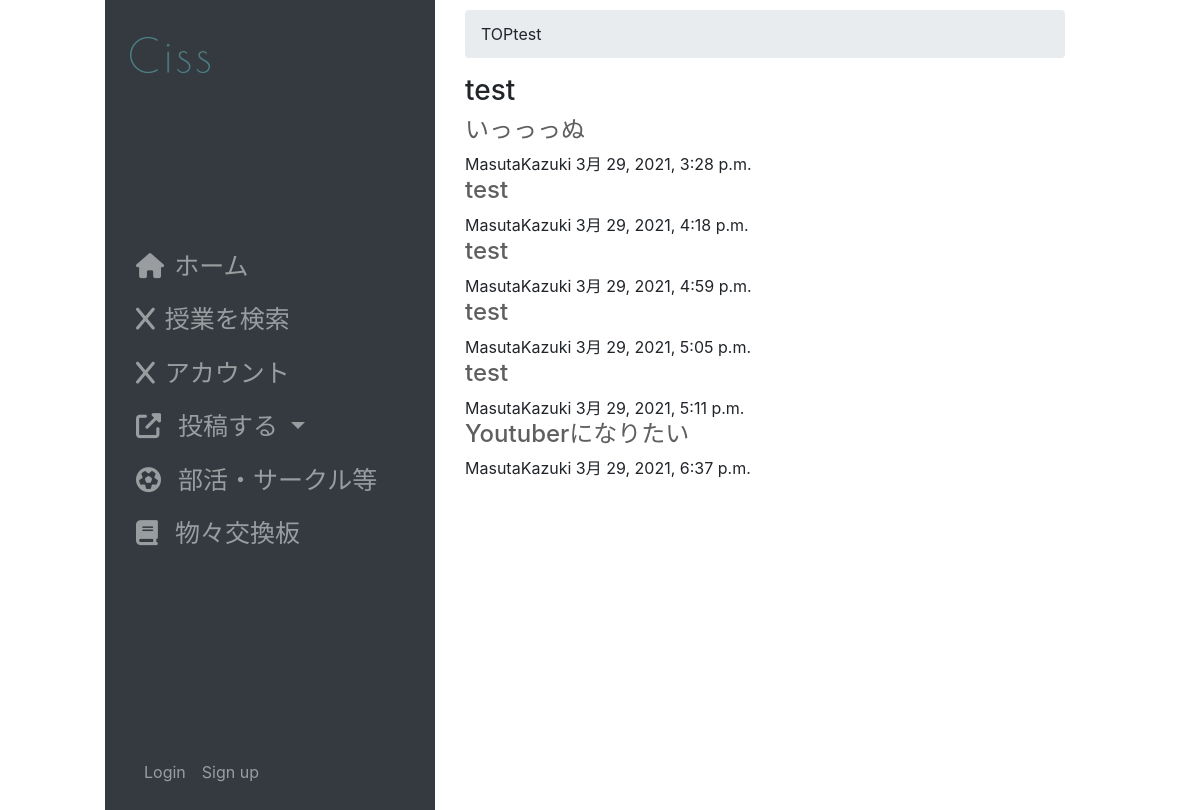
/club/category/test/, run on the app's committed database.
### club/models.py (models this page shows, shortened)
class Category(models.Model):
    name = models.CharField(
        'カテゴリー名',
        max_length=50,
    )
    url_code = models.CharField(
        'URLコード',
        max_length=50,
        null=True,
        blank=False,
        unique=True,
    )
    sort=models.IntegerField(
        verbose_name='ソート',
        default=0,
    )
    objects = CategoryManager

class Topic2(models.Model):
    user_name = models.ForeignKey(
        User,
        on_delete=models.SET_NULL,
        null=True,
        blank=True,
    )
    title = models.CharField(
        'タイトル',
        max_length=255,
        null = False,
        blank = False,
    )
    message = models.TextField(
        verbose_name='本文',
        null=True,
        blank=False,
    )
    category = models.ForeignKey(
        Category,
        verbose_name='カテゴリー',
        on_delete=models.PROTECT,
        null=True,
        blank=False,
    )
    created = models.DateTimeField(
        auto_now_add=True,
    )
    pub_flg = models.BooleanField(
        default=True,
    )
    modified = models.DateTimeField(
        auto_now=True,
    )
    objects = TopicManager()

### accounts/models.py (models this page shows, shortened)
class User(AbstractBaseUser, PermissionsMixin):
    username_validator = UnicodeUsernameValidator()
    username = models.CharField(
        _('username'),
        max_length=50,
        unique=True,
        help_text='この項目は必須です。全角文字、半角英数字、@/./+/-/_ で50文字以下にしてください。',
        validators=[username_validator],
        error_messages={
            'unique': _("A user with that username already exists."),
        },
    )
    email = models.EmailField(
        _('email address'),
        help_text='この項目は必須です。メールアドレスは公開されません。@ed.tmu.ac.jpのみ使用できます。',
        blank=False
    )
    is_staff = models.BooleanField(
        _('staff status'),
        default=False,
        help_text=_('Designates whether the user can log into this admin site.'),
    )
    is_active = models.BooleanField(
        _('active'),
        default=True,
        help_text=_(
            'Designates whether this user should be treated as active. '
            'Unselect this instead of deleting accounts.'
        ),
    )
    date_joined = models.DateTimeField(_('date joined'), default=timezone.now)
    objects = UserManager()
    EMAIL_FIELD = 'email'
    USERNAME_FIELD = 'username'
    REQUIRED_FIELDS = ['email']
    class Meta:
        verbose_name = _('user')
        verbose_name_plural = _('users')
        abstract = False

### club/views.py (the view)
# urls.py: path('category/<str:url_code>/', views.CategoryView.as_view(), name='category'),
class CategoryView(ListView,LoginRequiredMixin):
    template_name = 'club/category.html'
    context_object_name = 'topic_list'
    def get_queryset(self):
        return Topic2.objects.filter(category__url_code = self.kwargs['url_code'])
    def get_context_data(self, **kwargs):
        ctx = super().get_context_data(**kwargs)
        ctx['category'] = get_object_or_404(Category, url_code=self.kwargs['url_code'])
        return ctx

### templates/club/category.html (shortened to what this page needs)
<!DOCTYPE html>
{% extends 'cissapp/layout.html' %}
{% load static %}
{% block content %}
<div class="ui grid stackable">
    <div class="eleven wide column">
        <div class="ui breadcrumb">
            <a class="section">TOP</a>
            <a class="active section">{{category.name}}</a>
        </div>
        <div class="ui segment">
            <div class="content">
                <div class="header"><h3>{{category.name}}</h3></div>
                <div class="ui divided items">
                    {% if topic_list %}
                    {% for topic in topic_list %}
                    <div class="item">
                        <div class="content">
                            <div class="header">
                                <a href="{% url 'club:topic' pk=topic.id %}"><h4>{{topic.title}}</h4></a>
                            </div>
                            <div class="meta">
                                <span class="name">{{topic.user_name}}</span>
                                <span class="date">{{topic.created}}</span>
                            </div>
                        </div>
                    </div>
                    {% endfor %}
                    {% else %}
                    <div class="ui warning message">トピックが存在しません</div>
                    {% endif %}
                </div>
            </div>
        </div>
    </div>
</div>
{% endblock %}

### templates/cissapp/layout.html (shortened to what this page needs)
{% load static %}
<!DOCTYPE html>
<html>
    <head>
        <link rel="stylesheet" href="https://maxcdn.bootstrapcdn.com/bootstrap/4.0.0/css/bootstrap.min.css">
    </head>
    <body>
        <div class="row">
            <div class="col-md-4 col-12 bg-dark sidebar" >
                <div class="row">
                    <div class="navbar-header imageTag col-md-12 col-4 ">
                        <a href="{% url 'cissapp:index' %}" class="navbar-brand">
                            <img  src="../static/cissapp/picture/cissロゴ案２.png" >
                        </a>
                    </div>
                    <div class="menuTag col-12 d-none d-md-block">
                        <nav class="navbar navbar-dark menuTag col-md-12 col-5">
                            <ul class="nav navbar-nav">
                                <li class="nav-item "><a class="nav-link hidden-xs" href="{% url 'cissapp:index' %}"><i class="fas fa-home"></i>ホーム</a></li>
                                <li class="nav-item "><a class="nav-link" href="{% url 'cissapp:search' %}"><i class="fas fa-search fa-x glyphicon"></i>授業を検索</a></li>
                                <li class="nav-item "><a class="nav-link" href="{% url 'accounts:profile' %}"><i class="fas fa-user-circle fa-x glyphicon"></i>アカウント</a></li>
                                <li class="nav-item  dropdown" >
                                    <a class="nav-link dropdown-toggle"  data-toggle="dropdown">
                                        <i class="fas fa-external-link-alt"></i>
                                        投稿する
                                    </a>
                                </li>
                                <li class="nav-item ">
                                    <a class="nav-link" href="{% url 'club:top' %}">
                                        <i class="fas fa-futbol"></i>
                                        部活・サークル等
                                    </a>
                                </li>
                                <li class="nav-item ">
                                    <a class="nav-link" href="{% url 'trade:top' %}">
                                        <i class="fas fa-book"></i>
                                        物々交換板
                                    </a>
                                </li>
                            </ul>
                        </nav>
                    </div>
                    <div class="accountTag col-md-12 col-8 d-flex align-items-end">
                        <nav class="navbar navbar-dark navbar-expand ">
                            <ul class="navbar-nav">
                                {% if user.is_authenticated %}
                                    <li class="nav-item ">
                                        <span class="navbar-text">{{ user }}</span>
                                    </li>
                                    <li class="nav-item ">
                                        <a href="{% url 'accounts:logout' %}" class="logout nav-link">Logout</a>
                                    </li>
                                {% else %}
                                    <a href="{% url 'accounts:login' %}" class="login nav-link ">Login</a>
                                    <li class="nav-item">
                                        <a href="{% url 'accounts:create' %}" class="signup nav-link "> Sign up </a>
                                    </li>
                                {% endif %}
                            </ul>
                        </nav>
                    </div>
                </div>
            </div>
            <div class="col-md-8 col-xs-12 " >
                <div class="container-fluid" >
                    {% block content %}
                    {% endblock %}
               </div>
            </div>
        </div>
    </body>
</html>

### templates/cissapp/layout.html (style rules this page uses)
a { color:rgb(95, 95, 95); }
@media screen and (min-width: 480px) { body { width:80%; margin: auto; } }
@media screen and (min-width: 480px) { img { height:100px; } }
@media screen and (min-width: 480px) { .fas { margin-right: 10px; } }
@media screen and (min-width: 480px) { .container-fluid { padding-top:10px; } }
@media screen and (min-width: 480px) { .sidebar { position: sticky; top:0px; height: 850px; margin:0, 10px; } }
@media screen and (min-width: 480px) { .imageTag { height:100px; } }
@media screen and (min-width: 480px) { .menuTag { height: 600px; text-align: inherit; font-size:25px } }
@media screen and (min-width: 480px) { .accountTag { height: 100px; } }

### data on the page
Category: name "test"
Topic2: title "いっっっぬ", user_name "MasutaKazuki", created "3月 29, 2021, 3:28 p.m."
Topic2: title "test", user_name "MasutaKazuki", created "3月 29, 2021, 4:18 p.m."
Topic2: title "test", user_name "MasutaKazuki", created "3月 29, 2021, 4:59 p.m."
Topic2: title "test", user_name "MasutaKazuki", created "3月 29, 2021, 5:05 p.m."
Topic2: title "test", user_name "MasutaKazuki", created "3月 29, 2021, 5:11 p.m."
Topic2: title "Youtuberになりたい", user_name "MasutaKazuki", created "3月 29, 2021, 6:37 p.m."
